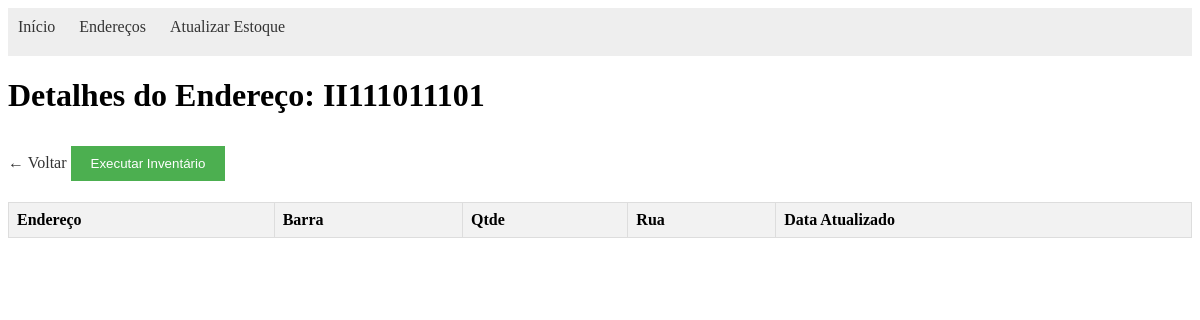
Page /enderecos/II111011101 on the earlier database version.
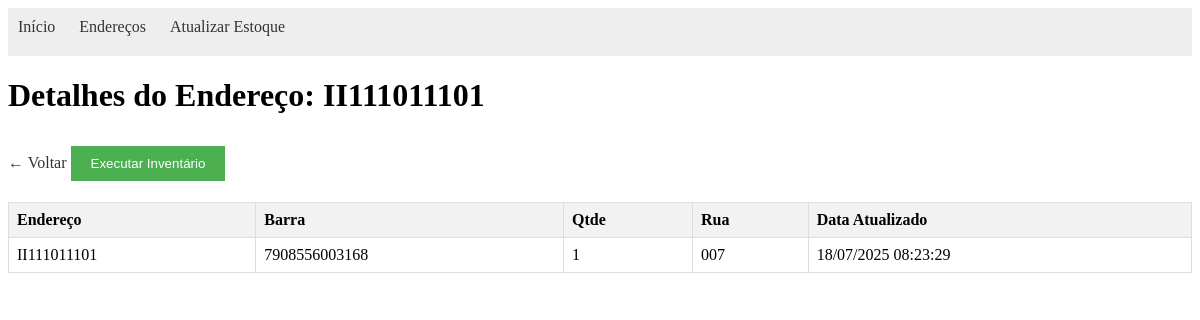
Same page on the later database version.
### models.py (models this page shows)
class BarraEndereco(db.Model):
    __tablename__ = 'barra_endereco'
    id = db.Column(db.Integer, primary_key=True, autoincrement=True)
    barra = db.Column(db.String(255), nullable=False)
    rua = db.Column(db.String(255), nullable=False)
    endereco = db.Column(db.String(255), nullable=False)
    data_armazenamento = db.Column(db.DateTime, nullable=False)

### app.py (the view, shortened to what this page needs)
@app.route('/enderecos/<endereco>', methods=['GET', 'POST'])
def detalhes_endereco(endereco):
    detalhes = db.session.query(
        BarraEndereco.barra,
        func.count(BarraEndereco.endereco).label('qtde'),
        BarraEndereco.rua,
        func.max(BarraEndereco.data_armazenamento).label('data_atualizado')
    ).filter_by(endereco=endereco).group_by(BarraEndereco.barra, BarraEndereco.rua).all()
    itens = []
    for detalhe in detalhes:
        itens.append({
            'Codigo': detalhe.barra,
            'qtde': detalhe.qtde,
            'Local': endereco,
        })
    return render_template('detalhes_endereco.html', endereco=endereco, detalhes=detalhes)

### templates/detalhes_endereco.html (shortened to what this page needs)
<!DOCTYPE html>
<html lang="pt-br">
<head>
</head>
<body>
    <nav style="background:#eee;padding:10px 0 10px 10px;margin-bottom:20px;">
        <a href="/" style="margin-right:20px;">Início</a>
        <a href="/enderecos" style="margin-right:20px;">Endereços</a>
        <a href="/atualizar_estoque">Atualizar Estoque</a>
    </nav>
    <h1>Detalhes do Endereço: {{ endereco }}</h1>
    <a href="{{ url_for('enderecos') }}">← Voltar</a>
    <button class="action-button" onclick="openModal('modal1')">Executar Inventário</button>
    <table>
        <thead>
            <tr>
                <th>Endereço</th>
                <th>Barra</th>
                <th>Qtde</th>
                <th>Rua</th>
                <th>Data Atualizado</th>
            </tr>
        </thead>
        <tbody>
            {% for item in detalhes %}
            <tr>
                <td>{{ endereco }}</td>
                <td>{{ item.barra }}</td>
                <td>{{ item.qtde }}</td>
                <td>{{ item.rua }}</td>
                <td>{{ item.data_atualizado.strftime('%d/%m/%Y %H:%M:%S') if item.data_atualizado else '' }}</td>
            </tr>
            {% endfor %}
        </tbody>
    </table>
</body>
</html>

### templates/detalhes_endereco.html (style rules this page uses)
table { border-collapse: collapse; width: 100%; margin-top: 20px; }
th, td { border: 1px solid #ddd; padding: 8px; text-align: left; }
th { background-color: #f2f2f2; }
a { text-decoration: none; color: #333; margin-bottom: 10px; display: inline-block; }
.action-button { padding: 10px 20px; background-color: #4CAF50; color: white; border: none; cursor: pointer; margin-top: 10px; }

Differences in the rows shown:
added BarraEndereco: endereco "II111011101", barra "7908556003168", qtde "1", rua "007", data_atualizado "18/07/2025 08:23:29"
Other differences:
{{ endereco }}: "II111011101" → (not shown)
